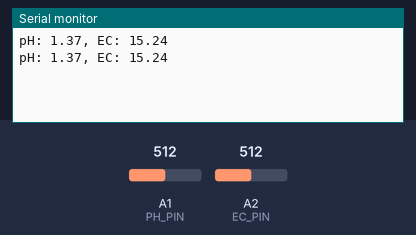
A sketch run on a simulated Arduino Mega 2560, built with avr-gcc and run on an emulated ATmega2560. On the bench: the last lines printed to the serial monitor. The inputs (shaded band) are chosen by the test bench; at power-on: A1 (PH_PIN) = 512, A2 (EC_PIN) = 512.

Above: at 2.8 s.
2.9 s: A1 (PH_PIN) set to 716
At 3.3 s:
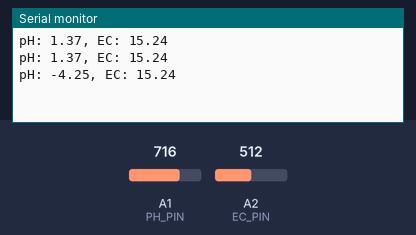
4.4 s: A2 (EC_PIN) set to 716
At 5.7 s:
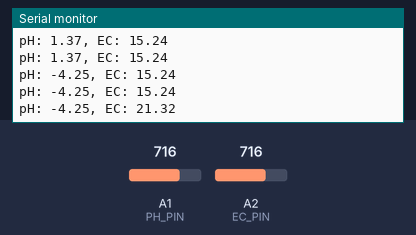
5.9 s: A1 (PH_PIN) set to 900
At 6.8 s:
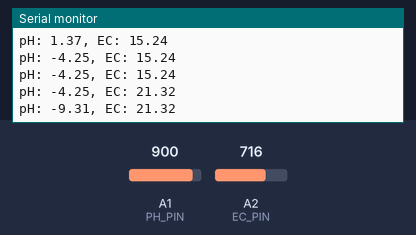
7.4 s: A2 (EC_PIN) set to 900
At 8.5 s:
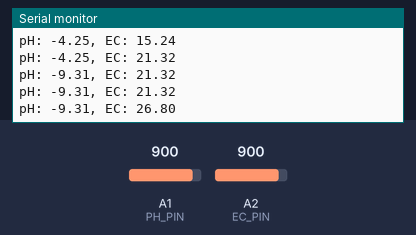
Timing chart, 0 to 9.9 s (numbered marks = the images above; inputs shaded):
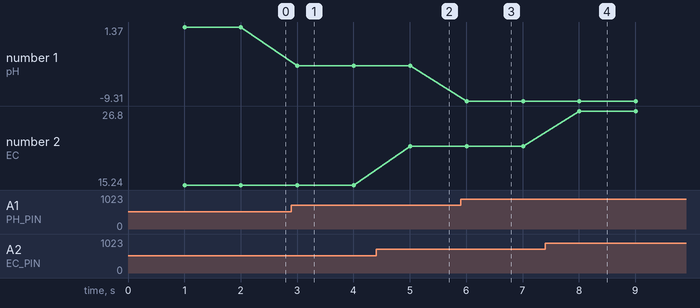

Measured:
- after the input at 2.9 s, the serial monitor: prints a new line after 0.10 s (image 1)
- after the input at 4.4 s, the serial monitor: prints a new line after 0.61 s (image 2)
- after the input at 5.9 s, the serial monitor: prints a new line after 0.11 s (image 3)
- after the input at 7.4 s, the serial monitor: prints a new line after 0.61 s (image 4)
- plotted number 1: 1.37 → -4.25 after the input at 2.9 s, -4.25 → -9.31 after the input at 5.9 s
- plotted number 2: 15.24 → 21.32 after the input at 4.4 s, 21.32 → 26.8 after the input at 7.4 s

The sketch:

ph_ec.ino
```cpp
#include "DFRobot_PH.h"
#include "DFRobot_EC.h"
#include <EEPROM.h>

#define PH_PIN A1
#define EC_PIN A2

float voltagePH, voltageEC, phValue, ecValue, temperature = 25; // Default temp 25°C
DFRobot_PH ph;
DFRobot_EC ec;

void setup()
{
    Serial.begin(115200);  // UART communication for Serial Monitor
    Serial1.begin(9600);   // UART communication for ESP32 (use Serial1)
    ph.begin();            // Initialize the pH sensor
    ec.begin();            // Initialize the EC sensor
}

void loop()
{
    static unsigned long timepoint = millis();
    if (millis() - timepoint > 1000U)  // Time interval: 1s
    {
        timepoint = millis();
        voltagePH = analogRead(PH_PIN) / 1024.0 * 5000;  // Read the pH sensor voltage
        phValue = ph.readPH(voltagePH, temperature);     // Convert voltage to pH
        voltageEC = analogRead(EC_PIN) / 1024.0 * 5000;  // Read the EC sensor voltage
        ecValue = ec.readEC(voltageEC, temperature);     // Convert voltage to EC

        // Send pH and EC values over UART (Serial1)
        Serial1.print(phValue, 2);  // Send pH value (2 decimal places)
        Serial1.print(",");
        Serial1.println(ecValue, 2);  // Send EC value (2 decimal places)

        // Print values to Serial Monitor (optional for debugging)
        Serial.print("pH: ");
        Serial.print(phValue, 2);
        Serial.print(", EC: ");
        Serial.println(ecValue, 2);
    }
}
```
